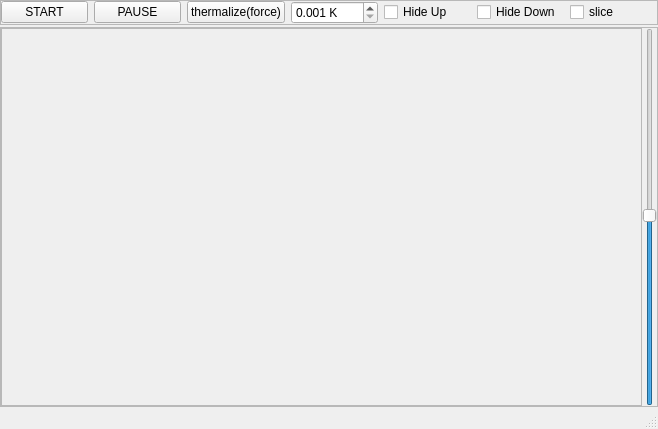
<?xml version="1.0" encoding="UTF-8"?>
<ui version="4.0">
 <class>MainWindow</class>
 <widget class="QMainWindow" name="MainWindow">
  <property name="geometry">
   <rect>
    <x>0</x>
    <y>0</y>
    <width>658</width>
    <height>429</height>
   </rect>
  </property>
  <property name="windowTitle">
   <string>MainWindow</string>
  </property>
  <widget class="QWidget" name="centralwidget">
   <layout class="QVBoxLayout" name="verticalLayout_2">
    <property name="spacing">
     <number>0</number>
    </property>
    <property name="margin">
     <number>0</number>
    </property>
    <item>
     <layout class="QVBoxLayout" name="verticalLayout">
      <property name="spacing">
       <number>2</number>
      </property>
      <property name="topMargin">
       <number>0</number>
      </property>
      <item>
       <widget class="QFrame" name="frame_2">
        <property name="maximumSize">
         <size>
          <width>16777215</width>
          <height>30</height>
         </size>
        </property>
        <property name="frameShape">
         <enum>QFrame::StyledPanel</enum>
        </property>
        <property name="frameShadow">
         <enum>QFrame::Raised</enum>
        </property>
        <layout class="QHBoxLayout" name="widgetLayout">
         <property name="margin">
          <number>0</number>
         </property>
         <item>
          <widget class="QPushButton" name="pushButton_2">
           <property name="text">
            <string>START</string>
           </property>
          </widget>
         </item>
         <item>
          <widget class="QPushButton" name="pushButton_3">
           <property name="text">
            <string>PAUSE</string>
           </property>
          </widget>
         </item>
         <item>
          <widget class="QPushButton" name="pushButton">
           <property name="text">
            <string>thermalize(force)</string>
           </property>
          </widget>
         </item>
         <item>
          <widget class="QDoubleSpinBox" name="tempBox">
           <property name="suffix">
            <string> K</string>
           </property>
           <property name="decimals">
            <number>3</number>
           </property>
           <property name="minimum">
            <double>0.001000000000000</double>
           </property>
           <property name="maximum">
            <double>15.000000000000000</double>
           </property>
           <property name="singleStep">
            <double>0.200000000000000</double>
           </property>
          </widget>
         </item>
         <item>
          <widget class="QCheckBox" name="checkBox">
           <property name="text">
            <string>Hide Up</string>
           </property>
          </widget>
         </item>
         <item>
          <widget class="QCheckBox" name="checkBox_2">
           <property name="text">
            <string>Hide Down</string>
           </property>
          </widget>
         </item>
         <item>
          <widget class="QCheckBox" name="checkBox_3">
           <property name="text">
            <string>slice</string>
           </property>
          </widget>
         </item>
        </layout>
       </widget>
      </item>
      <item>
       <widget class="QFrame" name="frame">
        <property name="frameShape">
         <enum>QFrame::StyledPanel</enum>
        </property>
        <property name="frameShadow">
         <enum>QFrame::Raised</enum>
        </property>
        <layout class="QHBoxLayout" name="horizontalLayout">
         <property name="spacing">
          <number>0</number>
         </property>
         <property name="margin">
          <number>0</number>
         </property>
         <item>
          <widget class="QFrame" name="frame_3">
           <property name="frameShape">
            <enum>QFrame::StyledPanel</enum>
           </property>
           <property name="frameShadow">
            <enum>QFrame::Raised</enum>
           </property>
           <layout class="QVBoxLayout" name="plotLayout">
            <property name="spacing">
             <number>0</number>
            </property>
            <property name="margin">
             <number>0</number>
            </property>
           </layout>
          </widget>
         </item>
         <item>
          <widget class="QSlider" name="verticalSlider">
           <property name="value">
            <number>50</number>
           </property>
           <property name="orientation">
            <enum>Qt::Vertical</enum>
           </property>
          </widget>
         </item>
        </layout>
       </widget>
      </item>
     </layout>
    </item>
   </layout>
  </widget>
  <widget class="QStatusBar" name="statusbar"/>
 </widget>
 <resources/>
 <connections>
  <connection>
   <sender>pushButton_2</sender>
   <signal>clicked()</signal>
   <receiver>MainWindow</receiver>
   <slot>play()</slot>
   <hints>
    <hint type="sourcelabel">
     <x>86</x>
     <y>24</y>
    </hint>
    <hint type="destinationlabel">
     <x>0</x>
     <y>24</y>
    </hint>
   </hints>
  </connection>
  <connection>
   <sender>pushButton_3</sender>
   <signal>clicked()</signal>
   <receiver>MainWindow</receiver>
   <slot>pause()</slot>
   <hints>
    <hint type="sourcelabel">
     <x>177</x>
     <y>19</y>
    </hint>
    <hint type="destinationlabel">
     <x>333</x>
     <y>0</y>
    </hint>
   </hints>
  </connection>
  <connection>
   <sender>pushButton</sender>
   <signal>clicked()</signal>
   <receiver>MainWindow</receiver>
   <slot>force()</slot>
   <hints>
    <hint type="sourcelabel">
     <x>269</x>
     <y>16</y>
    </hint>
    <hint type="destinationlabel">
     <x>312</x>
     <y>0</y>
    </hint>
   </hints>
  </connection>
  <connection>
   <sender>checkBox</sender>
   <signal>clicked(bool)</signal>
   <receiver>MainWindow</receiver>
   <slot>hideUp(bool)</slot>
   <hints>
    <hint type="sourcelabel">
     <x>472</x>
     <y>25</y>
    </hint>
    <hint type="destinationlabel">
     <x>413</x>
     <y>0</y>
    </hint>
   </hints>
  </connection>
  <connection>
   <sender>checkBox_2</sender>
   <signal>clicked(bool)</signal>
   <receiver>MainWindow</receiver>
   <slot>hideDown(bool)</slot>
   <hints>
    <hint type="sourcelabel">
     <x>564</x>
     <y>25</y>
    </hint>
    <hint type="destinationlabel">
     <x>555</x>
     <y>15</y>
    </hint>
   </hints>
  </connection>
  <connection>
   <sender>checkBox_3</sender>
   <signal>clicked(bool)</signal>
   <receiver>MainWindow</receiver>
   <slot>slicing(bool)</slot>
   <hints>
    <hint type="sourcelabel">
     <x>655</x>
     <y>25</y>
    </hint>
    <hint type="destinationlabel">
     <x>574</x>
     <y>23</y>
    </hint>
   </hints>
  </connection>
  <connection>
   <sender>verticalSlider</sender>
   <signal>sliderMoved(int)</signal>
   <receiver>MainWindow</receiver>
   <slot>setSlicing(int)</slot>
   <hints>
    <hint type="sourcelabel">
     <x>655</x>
     <y>210</y>
    </hint>
    <hint type="destinationlabel">
     <x>559</x>
     <y>181</y>
    </hint>
   </hints>
  </connection>
  <connection>
   <sender>tempBox</sender>
   <signal>valueChanged(double)</signal>
   <receiver>MainWindow</receiver>
   <slot>setT(double)</slot>
   <hints>
    <hint type="sourcelabel">
     <x>362</x>
     <y>21</y>
    </hint>
    <hint type="destinationlabel">
     <x>381</x>
     <y>-16</y>
    </hint>
   </hints>
  </connection>
 </connections>
 <slots>
  <slot>play()</slot>
  <slot>pause()</slot>
  <slot>hideUp(bool)</slot>
  <slot>force()</slot>
  <slot>hideDown(bool)</slot>
  <slot>slicing(bool)</slot>
  <slot>setSlicing(int)</slot>
  <slot>setT(double)</slot>
 </slots>
</ui>
